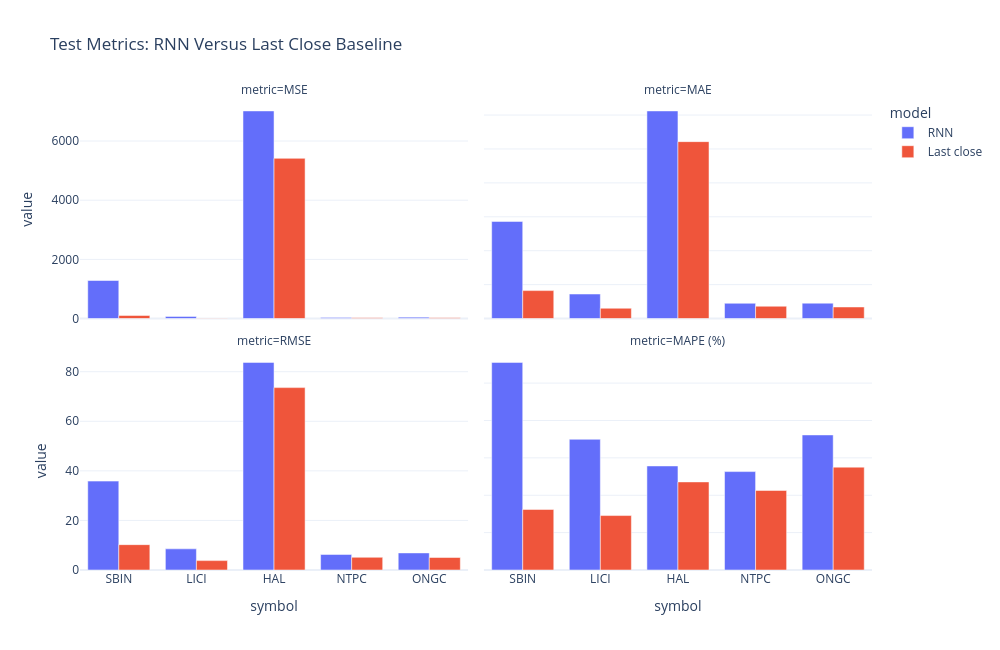

Notebook cell for this chart:
### Code cell
metric_plot = metrics.melt(id_vars=["symbol", "model"], var_name="metric", value_name="value")

fig = px.bar(
    metric_plot, 
    x="symbol", 
    y="value", 
    color="model", 
    barmode="group",
    facet_col="metric", 
    facet_col_wrap=2, 
    title="Test Metrics: RNN Versus Last Close Baseline",
    width=1000,
    height=650
)

fig.update_yaxes(matches=None)
fig.show()
fig.write_image("../images/rnn-vs-last-close.png", width=1000, height=650, scale=2)

### Figure 1 — Plotly figure (JSON) as saved in the notebook; plotly's stock layout.template omitted (floating-point values rounded to 4 significant figures)
{"data": [{"alignmentgroup": "True", "hovertemplate": "model=RNN<br>metric=MSE<br>symbol=%{x}<br>value=%{y}<extra></extra>", "legendgroup": "RNN", "marker": {"color": "#636efa", "pattern": {"shape": ""}}, "name": "RNN", "offsetgroup": "RNN", "orientation": "v", "showlegend": true, "textposition": "auto", "type": "bar", "x": ["SBIN", "LICI", "HAL", "NTPC", "ONGC"], "xaxis": "x3", "y": [1286.0, 72.79, 7018.0, 39.43, 47.51], "yaxis": "y3"}, {"alignmentgroup": "True", "hovertemplate": "model=RNN<br>metric=MAE<br>symbol=%{x}<br>value=%{y}<extra></extra>", "legendgroup": "RNN", "marker": {"color": "#636efa", "pattern": {"shape": ""}}, "name": "RNN", "offsetgroup": "RNN", "orientation": "v", "showlegend": false, "textposition": "auto", "type": "bar", "x": ["SBIN", "LICI", "HAL", "NTPC", "ONGC"], "xaxis": "x4", "y": [28.64, 7.232, 61.22, 4.506, 4.534], "yaxis": "y4"}, {"alignmentgroup": "True", "hovertemplate": "model=RNN<br>metric=RMSE<br>symbol=%{x}<br>value=%{y}<extra></extra>", "legendgroup": "RNN", "marker": {"color": "#636efa", "pattern": {"shape": ""}}, "name": "RNN", "offsetgroup": "RNN", "orientation": "v", "showlegend": false, "textposition": "auto", "type": "bar", "x": ["SBIN", "LICI", "HAL", "NTPC", "ONGC"], "xaxis": "x", "y": [35.86, 8.532, 83.77, 6.28, 6.892], "yaxis": "y"}, {"alignmentgroup": "True", "hovertemplate": "model=RNN<br>metric=MAPE (%)<br>symbol=%{x}<br>value=%{y}<extra></extra>", "legendgroup": "RNN", "marker": {"color": "#636efa", "pattern": {"shape": ""}}, "name": "RNN", "offsetgroup": "RNN", "orientation": "v", "showlegend": false, "textposition": "auto", "type": "bar", "x": ["SBIN", "LICI", "HAL", "NTPC", "ONGC"], "xaxis": "x2", "y": [2.778, 1.749, 1.392, 1.317, 1.807], "yaxis": "y2"}, {"alignmentgroup": "True", "hovertemplate": "model=Last close<br>metric=MSE<br>symbol=%{x}<br>value=%{y}<extra></extra>", "legendgroup": "Last close", "marker": {"color": "#EF553B", "pattern": {"shape": ""}}, "name": "Last close", "offsetgroup": "Last close", "orientation": "v", "showlegend": true, "textposition": "auto", "type": "bar", "x": ["SBIN", "LICI", "HAL", "NTPC", "ONGC"], "xaxis": "x3", "y": [104.6, 14.32, 5415.0, 26.24, 25.53], "yaxis": "y3"}, {"alignmentgroup": "True", "hovertemplate": "model=Last close<br>metric=MAE<br>symbol=%{x}<br>value=%{y}<extra></extra>", "legendgroup": "Last close", "marker": {"color": "#EF553B", "pattern": {"shape": ""}}, "name": "Last close", "offsetgroup": "Last close", "orientation": "v", "showlegend": false, "textposition": "auto", "type": "bar", "x": ["SBIN", "LICI", "HAL", "NTPC", "ONGC"], "xaxis": "x4", "y": [8.241, 3.039, 52.17, 3.636, 3.413], "yaxis": "y4"}, {"alignmentgroup": "True", "hovertemplate": "model=Last close<br>metric=RMSE<br>symbol=%{x}<br>value=%{y}<extra></extra>", "legendgroup": "Last close", "marker": {"color": "#EF553B", "pattern": {"shape": ""}}, "name": "Last close", "offsetgroup": "Last close", "orientation": "v", "showlegend": false, "textposition": "auto", "type": "bar", "x": ["SBIN", "LICI", "HAL", "NTPC", "ONGC"], "xaxis": "x", "y": [10.23, 3.785, 73.59, 5.122, 5.053], "yaxis": "y"}, {"alignmentgroup": "True", "hovertemplate": "model=Last close<br>metric=MAPE (%)<br>symbol=%{x}<br>value=%{y}<extra></extra>", "legendgroup": "Last close", "marker": {"color": "#EF553B", "pattern": {"shape": ""}}, "name": "Last close", "offsetgroup": "Last close", "orientation": "v", "showlegend": false, "textposition": "auto", "type": "bar", "x": ["SBIN", "LICI", "HAL", "NTPC", "ONGC"], "xaxis": "x2", "y": [0.8103, 0.7284, 1.179, 1.064, 1.376], "yaxis": "y2"}], "layout": {"annotations": [{"font": {}, "showarrow": false, "text": "metric=RMSE", "x": 0.245, "xanchor": "center", "xref": "paper", "y": 0.465, "yanchor": "bottom", "yref": "paper"}, {"font": {}, "showarrow": false, "text": "metric=MAPE (%)", "x": 0.755, "xanchor": "center", "xref": "paper", "y": 0.465, "yanchor": "bottom", "yref": "paper"}, {"font": {}, "showarrow": false, "text": "metric=MSE", "x": 0.245, "xanchor": "center", "xref": "paper", "y": 1.0, "yanchor": "bottom", "yref": "paper"}, {"font": {}, "showarrow": false, "text": "metric=MAE", "x": 0.755, "xanchor": "center", "xref": "paper", "y": 1.0, "yanchor": "bottom", "yref": "paper"}], "barmode": "group", "height": 650, "legend": {"title": {"text": "model"}, "tracegroupgap": 0}, "title": {"text": "Test Metrics: RNN Versus Last Close Baseline"}, "width": 1000, "xaxis": {"anchor": "y", "domain": [0, 0.49], "title": {"text": "symbol"}}, "xaxis2": {"anchor": "y2", "domain": [0.51, 1], "matches": "x", "title": {"text": "symbol"}}, "xaxis3": {"anchor": "y3", "domain": [0, 0.49], "matches": "x", "showticklabels": false}, "xaxis4": {"anchor": "y4", "domain": [0.51, 1], "matches": "x", "showticklabels": false}, "yaxis": {"anchor": "x", "domain": [0, 0.465], "title": {"text": "value"}}, "yaxis2": {"anchor": "x2", "domain": [0, 0.465], "showticklabels": false}, "yaxis3": {"anchor": "x3", "domain": [0.535, 1.0], "title": {"text": "value"}}, "yaxis4": {"anchor": "x4", "domain": [0.535, 1.0], "showticklabels": false}}}
